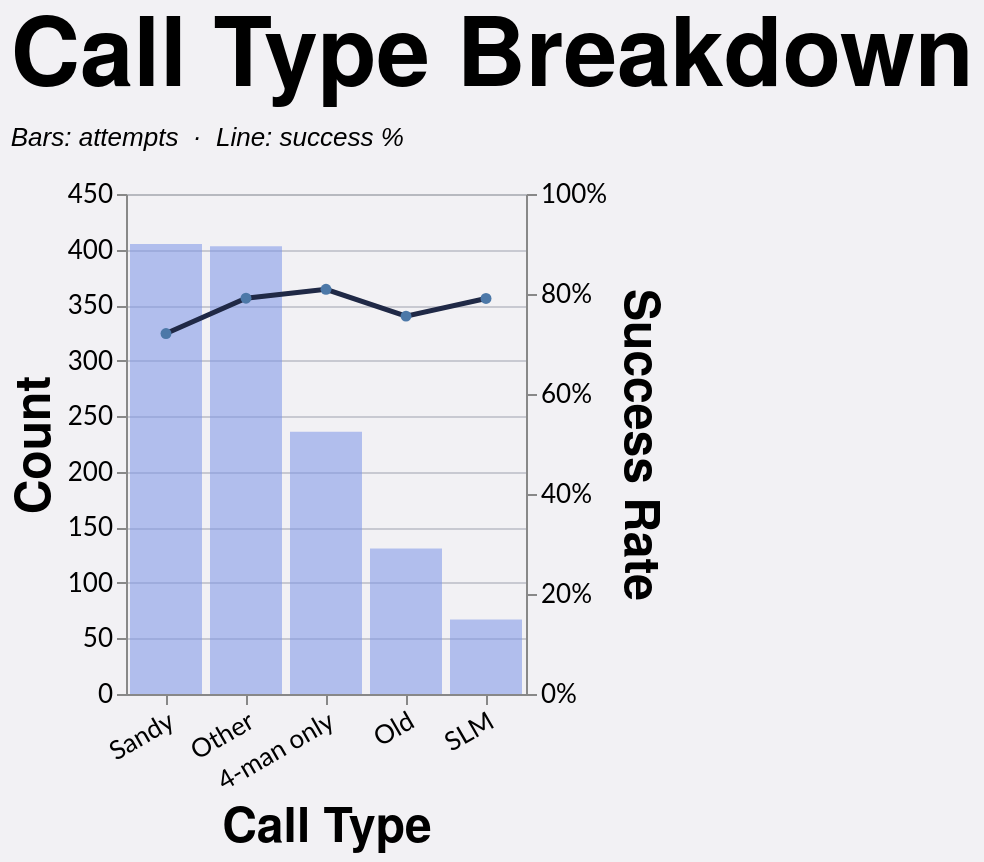

Write a Vega-Lite specification for this figure.
### Vega-Lite specification from a JSON file in a GitHub repository (floating-point values rounded to 4 significant figures; data arrays with more than 128 entries replaced by an {"elided": "..."} marker saying what was removed)
{"config": {"axis": {"labelFont": "Lato, sans-serif", "titleFont": "PT Sans Narrow, Helvetica Neue, Helvetica, Arial, sans-serif", "labelFontSize": 13, "titleFontSize": 24, "gridColor": "#202947", "gridOpacity": 0.2}, "header": {"labelFont": "PT Sans Narrow, Helvetica Neue, Helvetica, Arial, sans-serif", "titleFont": "PT Sans Narrow, Helvetica Neue, Helvetica, Arial, sans-serif", "labelFontSize": 24, "titleFontSize": 28, "labelFontWeight": "bold", "orient": "left"}, "legend": {"labelFont": "Lato, sans-serif", "titleFont": "PT Sans Narrow, Helvetica Neue, Helvetica, Arial, sans-serif", "labelFontSize": 14, "titleFontSize": 16, "titlePadding": 5, "fillColor": "white", "strokeColor": "black", "padding": 10, "titleFontWeight": "lighter", "titleFontStyle": "italic", "titleColor": "gray", "offset": 10}, "title": {"font": "PT Sans Narrow, Helvetica Neue, Helvetica, Arial, sans-serif", "fontSize": 48, "fontWeight": "bold", "anchor": "start", "align": "center", "titlePadding": 20, "subtitlePadding": 10, "subtitleFontSize": 13, "subtitleColor": "", "subtitleFontStyle": "italic", "offset": 15, "color": "black"}, "axisX": {"labelAngle": 0}, "facet": {"title": null, "header": null, "align": {"row": "each", "column": "each"}}, "resolve": {"scale": {"y": "independent", "facet": "independent"}}, "background": "#f2f1f4"}, "layer": [{"mark": {"type": "bar", "color": "#7d96e8", "opacity": 0.55}, "encoding": {"tooltip": [{"field": "call_type", "title": "Call Type", "type": "nominal"}, {"field": "won", "format": ",.0f", "title": "Won", "type": "quantitative"}, {"field": "attempts", "format": ",.0f", "title": "Attempts", "type": "quantitative"}, {"field": "success_rate", "format": ".1%", "title": "Success Rate", "type": "quantitative"}], "x": {"axis": {"labelAngle": -30}, "field": "call_type", "sort": "-y", "title": "Call Type", "type": "nominal"}, "y": {"axis": {"format": ",.0f", "orient": "left"}, "field": "attempts", "title": "Count", "type": "quantitative"}}, "transform": [{"filter": "(loSquad == 'All' || datum.squad == loSquad) && (loGameType == 'All' || (loGameType == 'League + Cup' && (datum.game_type == 'League' || datum.game_type == 'Cup')) || (loGameType == 'League only' && datum.game_type == 'League') || datum.game_type == loGameType) && (loOpposition == 'All' || datum.opposition == loOpposition) && (loThrower == 'All' || datum.thrower == loThrower) && (loJumper == 'All' || datum.jumper == loJumper) && (loArea == 'All' || datum.area == loArea) && (loNumbers == 'All' || datum.numbers == loNumbers) && (loCallType == 'All' || datum.call_type == loCallType)"}, {"filter": "(loSeason == 'All' || datum.season == loSeason)"}, {"aggregate": [{"op": "count", "as": "attempts"}, {"op": "sum", "field": "won", "as": "won"}], "groupby": ["call_type"]}, {"calculate": "datum.won / datum.attempts", "as": "success_rate"}]}, {"mark": {"type": "line", "color": "#202946", "point": true, "strokeWidth": 2.5}, "encoding": {"tooltip": [{"field": "call_type", "title": "Call Type", "type": "nominal"}, {"field": "won", "format": ",.0f", "title": "Won", "type": "quantitative"}, {"field": "attempts", "format": ",.0f", "title": "Attempts", "type": "quantitative"}, {"field": "success_rate", "format": ".1%", "title": "Success Rate", "type": "quantitative"}], "x": {"axis": {"labelAngle": -30}, "field": "call_type", "sort": "-y", "title": "Call Type", "type": "nominal"}, "y": {"axis": {"format": "%", "orient": "right"}, "field": "success_rate", "scale": {"domain": [0, 1]}, "title": "Success Rate", "type": "quantitative"}}, "transform": [{"filter": "(loSquad == 'All' || datum.squad == loSquad) && (loGameType == 'All' || (loGameType == 'League + Cup' && (datum.game_type == 'League' || datum.game_type == 'Cup')) || (loGameType == 'League only' && datum.game_type == 'League') || datum.game_type == loGameType) && (loOpposition == 'All' || datum.opposition == loOpposition) && (loThrower == 'All' || datum.thrower == loThrower) && (loJumper == 'All' || datum.jumper == loJumper) && (loArea == 'All' || datum.area == loArea) && (loNumbers == 'All' || datum.numbers == loNumbers) && (loCallType == 'All' || datum.call_type == loCallType)"}, {"filter": "(loSeason == 'All' || datum.season == loSeason)"}, {"aggregate": [{"op": "count", "as": "attempts"}, {"op": "sum", "field": "won", "as": "won"}], "groupby": ["call_type"]}, {"calculate": "datum.won / datum.attempts", "as": "success_rate"}]}], "data": {"name": "data-59bc52db6a970b6c64ce397bd37ae18f"}, "height": 250, "params": [{"name": "loSquad", "value": "All"}, {"name": "loSeason", "value": "All"}, {"name": "loGameType", "value": "All"}, {"name": "loOpposition", "value": "All"}, {"name": "loThrower", "value": "All"}, {"name": "loJumper", "value": "All"}, {"name": "loArea", "value": "All"}, {"name": "loNumbers", "value": "All"}, {"name": "loCallType", "value": "All"}], "resolve": {"scale": {"y": "independent"}}, "title": {"text": "Call Type Breakdown", "subtitle": "Bars: attempts  ·  Line: success %"}, "width": {"step": 40}, "$schema": "https://vega.github.io/schema/vega-lite/v5.20.1.json", "datasets": {"data-59bc52db6a970b6c64ce397bd37ae18f": {"elided": "1242 records"}}}
